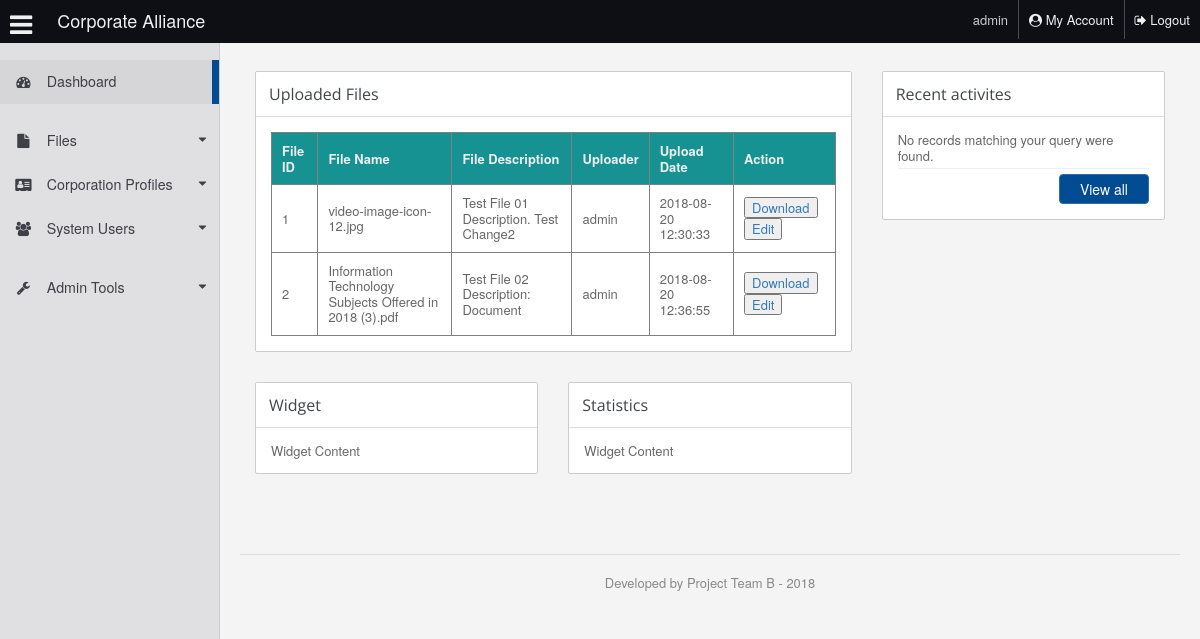
/files-manage.php (signed in), run on an earlier commit of the app's database.
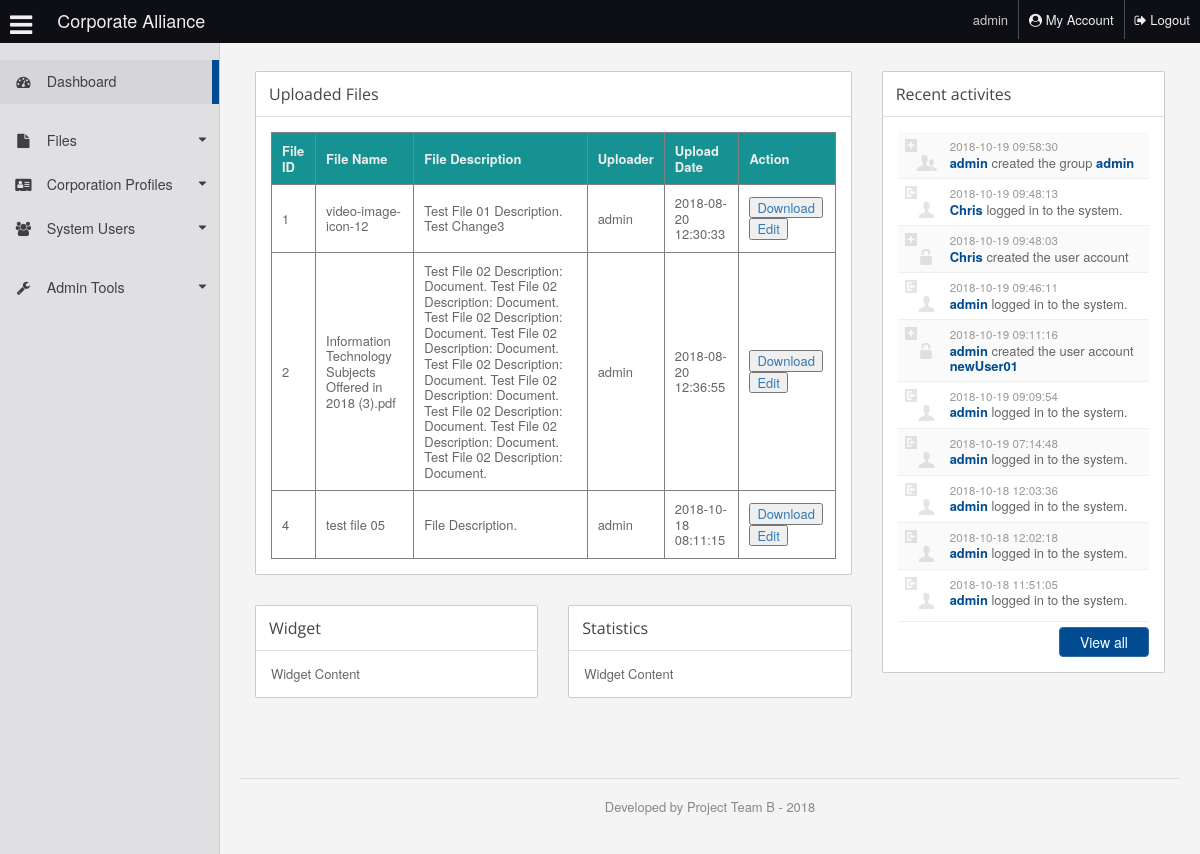
And on a later commit of the database.
### tables this page shows
CREATE TABLE `ca_files` (
  `id` int(11) NOT NULL,
  `url` text NOT NULL,
  `original_url` text NOT NULL,
  `filename` text NOT NULL,
  `description` text NOT NULL,
  `timestamp` timestamp NOT NULL DEFAULT CURRENT_TIMESTAMP,
  `uploader` varchar(60) NOT NULL,
  `corp_id` int(11) DEFAULT NULL,
  `expires` int(1) NOT NULL DEFAULT '0',
  `expiry_date` timestamp NOT NULL DEFAULT '2018-12-31 13:00:00',
  `public_allow` int(1) NOT NULL DEFAULT '0'
);

CREATE TABLE `ca_action_logs` (
  `id` int(11) NOT NULL,
  `timestamp` timestamp NOT NULL DEFAULT CURRENT_TIMESTAMP,
  `action_id` int(2) NOT NULL,
  `owner_id` int(11) NOT NULL,
  `owner_user` text,
  `affected_file` int(11) DEFAULT NULL,
  `affected_account` int(11) DEFAULT NULL,
  `affected_file_name` text,
  `affected_account_name` text
);

### includes/functions.php (called while the page is built, shortened)
	<?php
function render_log_action($params)
{
	$action = $params['action_id'];
	$timestamp = $params['timestamp'];
	$owner_user = $params['owner_user'];
	$affected_account_name = $params['affected_account_name'];
	switch ($action) {
		case 1:
			$action_ico = 'login';
			$part1 = $owner_user;
			$action_text = 'logged in to the system.';
			break;
		case 2:
			$action_ico = 'user-add';
			$part1 = $owner_user;
			$action_text = 'created the user account';
			$part2 = $affected_account_name;
			break;
		case 14:
			$action_ico = 'group-add';
			$part1 = $owner_user;
			$action_text = 'created the group';
			$part2 = $affected_account_name;
			break;
	}
	$date = $timestamp;
	if (!empty($part1)) { $log['1'] = $part1; }
	if (!empty($part2)) { $log['2'] = $part2; }
	$log['icon'] = $action_ico;
	$log['timestamp'] = $date;
	$log['text'] = $action_text;
	return $log;
}
?>

### files-manage.php (the view, shortened to what this page needs)
<?php
require_once('sys_includes.php');
include('includes/header.php');
include('includes/side_menu.php');
$userlevel = $_SESSION["userlevel"];
$sql = "SELECT * FROM ca_files";
?>
		<div class="main_content">
			<div class="container-fluid">
				<div class="row">
					<div id="section_title">
						<div class="col-xs-12">
						</div>
					</div>
				</div>
				<div class="row">
					<div class="col-sm-8">
						<div class="row">
							<div class="col-sm-12">
								<div class="widget">
									<h4>Uploaded Files</h4>
									<div class="widget_int">
										<div>
										<?php
											if($result = mysqli_query($link, $sql)){
												if(mysqli_num_rows($result) > 0){
													echo '<table cellspacing="5" border="1" cellpadding="5">';
														echo "<tr>";
															echo "<th>File ID</th>";
															echo "<th>File Name</th>";
															echo "<th>File Description</th>";
															echo "<th>Uploader</th>";
															echo "<th>Upload Date</th>";
															echo "<th>Action</th>";
														echo "</tr>";
													while($row = mysqli_fetch_array($result)){
													if($userlevel >= 8)
														$function_txt ='<a href="files-edit.php?file-id=' . $row['id'] . '"><button type="button">Edit</button></a>';
													else
														$function_txt = "";
														echo "<tr>";
															echo "<td>" . $row['id'] . "</td>";
															echo "<td>" . $row['filename'] . "</td>";
															echo "<td>" . $row['description'] . "</td>";
															echo "<td>" . $row['uploader'] . "</td>";
															echo "<td>" . $row['timestamp'] . "</td>";
															echo '<td><a href="files-download.php?file-id=' . $row['id'] . '&fileUrl='. $row['url'] . '"><button type="button">Download</button></a>'. $function_txt .'</td>';
														echo "</tr>";
													}
													echo "</table>";
												} else{
													echo "No records matching your query were found.";
												}
											} else{
												echo "ERROR: Could not able to execute $sql. " . mysqli_error($link);
											}
										?>
										</div>
									</div>
								</div>
							</div>
						</div>
						<?php include('includes/widgets.php');?>
					</div>
					<?php include('includes/right_panel.php');?>
				</div>
			</div>
			<footer>
				<div id="footer">
					Developed by Project Team B - 2018
				</div>
			</footer>
		</div>
	</div>
</body>
</html>

### includes/right_panel.php (shortened to what this page needs)
<?php
$sql_rpanel = "SELECT * FROM ca_action_logs";
$sql_rpanel .=" ORDER BY timestamp DESC LIMIT 10";
?>
					<div class="col-sm-4 container_widget_actions_log">
						<div class="widget">
							<h4>Recent activites</h4>
							<div class="widget_int">
										<?php
											if($result = mysqli_query($link, $sql_rpanel)){
												if(mysqli_num_rows($result) > 0){
													echo '<ul class="activities_log">';
													while($row = mysqli_fetch_array($result)){
															$log = render_log_action($row);
															echo '<li>';
															echo '	<div class="log_ico">
																	<img alt="Action icon" src="img/log_icons/'.$log['icon'].'.png">';
															echo '	</div>
																<div class="home_log_text">
																	<div class="date">'.$log['timestamp'].'</div>';
															if(!empty($log['2'])) $target = ($log['2']);
															else $target = "";
															echo '		<div class="action">
																		<span>'.$log['1'].'</span> '.$log['text'].' <span>'.$target.'</span>';
															echo '		</div>
																</div>
															</li>';
													}
													echo '</ul>';
												} else{
													echo "No records matching your query were found.";
												}
											} else{
												echo "ERROR: Could not able to execute the sql command. " . mysqli_error($link);
											}
										?>
								<div class="view_full_log">
									<a class="btn btn-primary btn-wide" href="actions-log.php">View all</a>
								</div>
							</div>
						</div>
					</div>

What changed in the data, as far as the page shows it:
changed ca_files id 1: filename "video-image-icon-12.jpg" → "video-image-icon-12"; description "Test File 01 Description. Test Change2" → "Test File 01 Description. Test Change3"
changed ca_files id 2: description "Test File 02 Description: Document" → "Test File 02 Description: Document. Test File 02 Description: Document. Test File 02 Description: Document. Test File 02 Description: Document. Test File 02 Description: Document. Test File 02 Description: Document. Test File 02 Description: Document. Test File 02 Description: Document. Test File 02 Description: Document."
added ca_files: id "4", filename "test file 05", description "File Description.", uploader "admin", timestamp "2018-10-18 08:11:15"
added ca_action_logs: shows a picture, timestamp "2018-10-19 09:58:30", 1 "admin", text "created the group", target "admin"
added ca_action_logs: timestamp "2018-10-19 09:48:13", owner_user "Chris", text "logged in to the system."
added ca_action_logs: timestamp "2018-10-19 09:48:03", owner_user "Chris", text "created the user account"
added ca_action_logs: timestamp "2018-10-19 09:46:11", owner_user "admin", text "logged in to the system."
added ca_action_logs: timestamp "2018-10-19 09:11:16", owner_user "admin", text "created the user account", affected_account_name "newUser01"
added ca_action_logs: timestamp "2018-10-19 09:09:54", owner_user "admin", text "logged in to the system."
added ca_action_logs: timestamp "2018-10-19 07:14:48", owner_user "admin", text "logged in to the system."
added ca_action_logs: timestamp "2018-10-18 12:03:36", owner_user "admin", text "logged in to the system."
added ca_action_logs: timestamp "2018-10-18 12:02:18", owner_user "admin", text "logged in to the system."
added ca_action_logs: timestamp "2018-10-18 11:51:05", owner_user "admin", text "logged in to the system."
Also different on the page:
text no longer shown: "No records matching your query were found."
